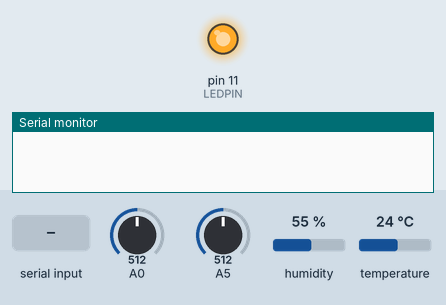
Recording of a sketch running on a simulated Arduino Mega 2560, built with avr-gcc and run on an emulated ATmega2560. Shown: output pins drawn as LEDs (lit = HIGH), the last lines printed to the serial monitor. The inputs (shaded band) are chosen by the test bench; at power-on: A0 = 512, A5 = 512, humidity 55 %, temperature 24 °C.

Above: at 1.2 s.
1.3 s: "Start?" received over the second serial link
At 1.9 s:
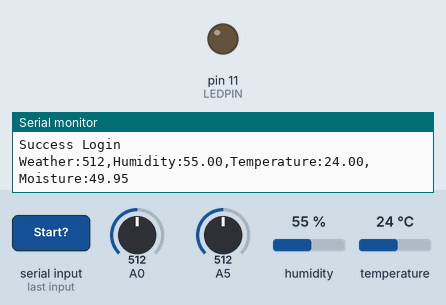
Timing chart, 0 to 7.9 s (numbered marks = the images above; inputs shaded):
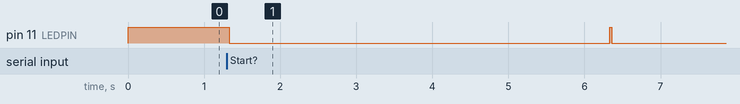

Measured:
- after the input at 1.3 s, pin 11 (LEDPIN): HIGH → LOW at once, → HIGH 5.0 s later, → LOW 0.03 s later

The sketch:

Sensors.ino
```cpp
#include "DHT.h"
//#include <SoftwareSerial.h>

#define DHTPIN 12      // Digital pin connected to the DHT sensor
#define DHTTYPE DHT11   // DHT 11
#define RAINPIN 16
#define LEDPIN 11
#define SOILPIN 21
DHT dht(DHTPIN, DHTTYPE);

class Sensor{
  private:
  int _pin;
  public:
  Sensor(int pin){
    _pin = pin;
  }
  int readValue(){
    return analogRead(_pin);
  }
};
float soilData() {
  float moisture_percentage;
  int sensor_analog;
  sensor_analog = analogRead(SOILPIN);
  moisture_percentage = ( 100 - ( (sensor_analog/1023.00) * 100 ) );
  return moisture_percentage;
  };
Sensor rain(RAINPIN);
Sensor soil(SOILPIN);
// Teensy 5V <--> HC-05 Vcc
// Teensy Ground <--> HC-05 GND
#define rxPin 7 // Teensy pin 7 <--> HC-05 Tx
#define txPin 8 // Teensy pin 8 <--> HC-05 Rx

int Mark=0;
void setup() {
  // Setup serial for monitor
  Serial.begin(9600);

  // Setup DHT Sensor
  pinMode(DHTPIN, INPUT);
  pinMode(LEDPIN, OUTPUT);
  pinMode(SOILPIN, INPUT);
  pinMode(RAINPIN, INPUT);
  dht.begin();
  digitalWrite(LEDPIN, HIGH);
  // Setup Serial1 for BlueTooth
  Serial1.begin(9600); // Default communication rate of the Bluetooth module
}

void loop() {
  if(Serial1.available() >0 || Serial.available() >0){
    String passwd=Serial1.readStringUntil('?');
    Serial.println(passwd);
    if(passwd=="Start"){
      Serial.println("Success Login");
      Serial1.println("Success Login");
      Mark=1;
      }
      else{
        Mark=0;
        Serial.println("Passwd is wrong");
        Serial1.println("Passwd is wrong");
        }
    }// Checks whether data is comming from the serial port
  if (Mark==1){
    digitalWrite(LEDPIN, HIGH);
    float h = dht.readHumidity();
    float t = dht.readTemperature();
    float s = soilData();
    int r = rain.readValue();
    Serial.print(F("Weather:"));
    Serial.print(r);
    Serial.print(F(","));
    Serial.print(F("Humidity:"));
    Serial.print(h);
    Serial.print(F(","));
    Serial.print(F("Temperature:"));
    Serial.print(t);
    Serial.print(F(","));
    Serial.print(F("Moisture:"));
    Serial.println(s);

    Serial1.print(F("Weather:"));
    Serial1.print(r);
    Serial1.print(F(","));
    Serial1.print(F("Humidity:"));
    Serial1.print(h);
    Serial1.print(F(","));
    Serial1.print(F("Temperature:"));
    Serial1.print(t);
    Serial1.print(F(","));
    Serial1.print(F("Moisture:"));
    Serial1.println(s);


    digitalWrite(LEDPIN, LOW);
    delay(5000);
    }


}
```
